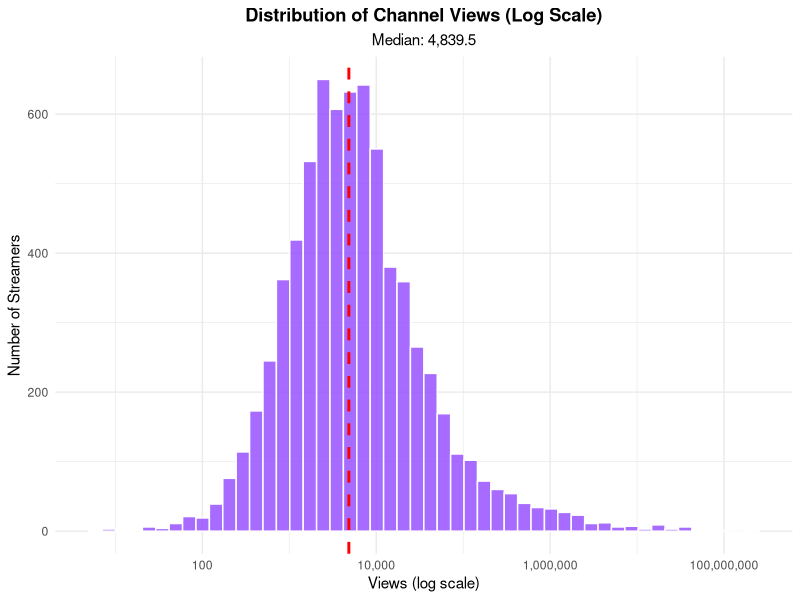
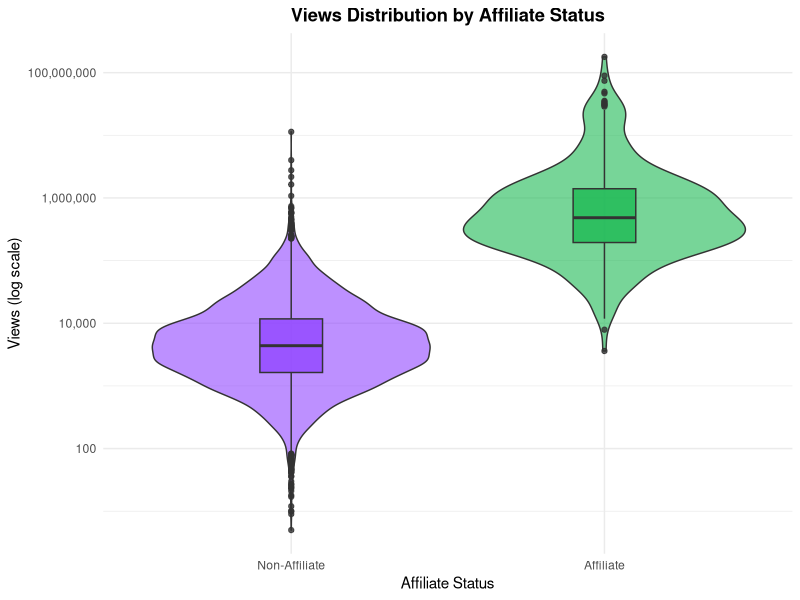
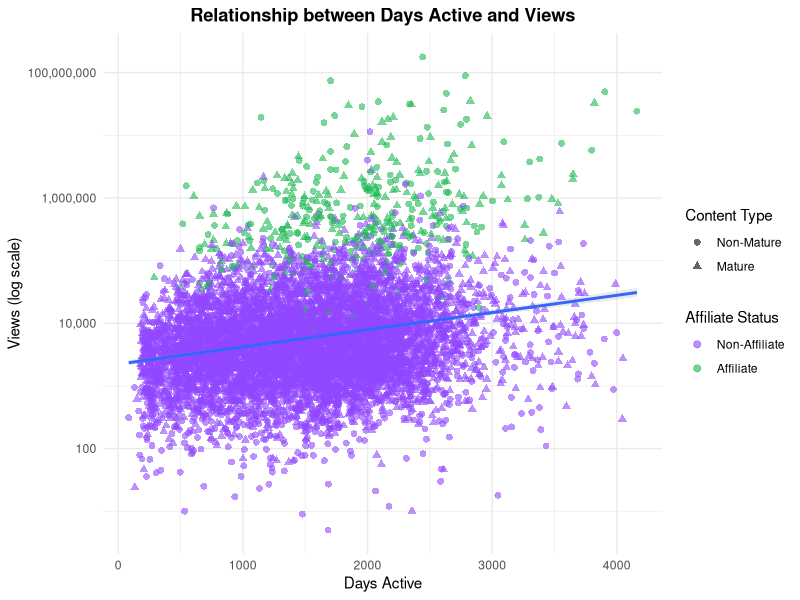

Generate these figures, in order, with R:
## ---- chunk 1
knitr::opts_chunk$set(echo = TRUE, warning = FALSE, message = FALSE)
## ---- chunk 2
# Load required libraries
library(tidyverse)
library(ggplot2)
library(scales)
library(knitr)

# Set theme for plots
theme_set(theme_minimal())
## ---- chunk 3
# Read the Twitch nodes data
twitch_nodes <- read_csv("../../../data/twitch/Twitch_nodes.csv")

# Display data structure
cat("Dataset dimensions:", nrow(twitch_nodes), "rows,", ncol(twitch_nodes), "columns\n")
## ---- chunk 4
# Create a summary table of data types
data_summary <- data.frame(
  Variable = names(twitch_nodes),
  Type = sapply(twitch_nodes, class),
  Missing = sapply(twitch_nodes, function(x) sum(is.na(x))),
  Unique = sapply(twitch_nodes, function(x) length(unique(x))),
  stringsAsFactors = FALSE
)

kable(data_summary, caption = "Data Structure Summary")
## ---- chunk 5
# Calculate summary statistics
views_summary <- twitch_nodes %>%
  summarise(
    Min = min(Views),
    Q1 = quantile(Views, 0.25),
    Median = median(Views),
    Mean = mean(Views),
    Q3 = quantile(Views, 0.75),
    Max = max(Views)
  )

kable(views_summary, caption = "Views Summary Statistics", format.args = list(big.mark = ","))

# Create histogram with log scale
p1 <- ggplot(twitch_nodes, aes(x = Views)) +
  geom_histogram(bins = 50, fill = "#9146FF", alpha = 0.8, color = "white") +
  scale_x_log10(labels = comma) +
  geom_vline(aes(xintercept = median(Views)), 
             color = "red", linetype = "dashed", size = 1) +
  labs(title = "Distribution of Channel Views (Log Scale)",
       subtitle = paste("Median:", format(median(twitch_nodes$Views), big.mark = ",")),
       x = "Views (log scale)",
       y = "Number of Streamers") +
  theme(plot.title = element_text(hjust = 0.5, face = "bold"),
        plot.subtitle = element_text(hjust = 0.5))

p1
## ---- chunk 6
# Create summary tables
categorical_summary <- bind_rows(
  twitch_nodes %>%
    count(Mature_content) %>%
    mutate(Variable = "Mature Content",
           Category = as.character(Mature_content),
           Percentage = round(n / sum(n) * 100, 1)),
  
  twitch_nodes %>%
    count(Affiliate) %>%
    mutate(Variable = "Affiliate Status",
           Category = as.character(Affiliate),
           Percentage = round(n / sum(n) * 100, 1))
) %>%
  select(Variable, Category, n, Percentage)

kable(categorical_summary, caption = "Categorical Variables Distribution")
## ---- chunk 7
p2 <- twitch_nodes %>%
  mutate(Affiliate = factor(Affiliate, 
                           levels = c(FALSE, TRUE),
                           labels = c("Non-Affiliate", "Affiliate"))) %>%
  ggplot(aes(x = Affiliate, y = Views, fill = Affiliate)) +
  geom_violin(alpha = 0.6) +
  geom_boxplot(width = 0.2, alpha = 0.8) +
  scale_y_log10(labels = comma) +
  scale_fill_manual(values = c("#9146FF", "#1DB954")) +
  labs(title = "Views Distribution by Affiliate Status",
       x = "Affiliate Status",
       y = "Views (log scale)") +
  theme(legend.position = "none",
        plot.title = element_text(hjust = 0.5, face = "bold"))

p2
## ---- chunk 8
p3 <- ggplot(twitch_nodes, aes(x = Days_active, y = Views)) +
  geom_point(aes(color = Affiliate, shape = Mature_content), 
             alpha = 0.6, size = 2) +
  scale_y_log10(labels = comma) +
  scale_color_manual(values = c("#9146FF", "#1DB954"),
                     labels = c("Non-Affiliate", "Affiliate")) +
  scale_shape_manual(values = c(16, 17),
                     labels = c("Non-Mature", "Mature")) +
  geom_smooth(method = "lm", se = TRUE, alpha = 0.2) +
  labs(title = "Relationship between Days Active and Views",
       x = "Days Active",
       y = "Views (log scale)",
       color = "Affiliate Status",
       shape = "Content Type") +
  theme(plot.title = element_text(hjust = 0.5, face = "bold"))

p3
## ---- chunk 9
# Create detailed cross-tabulation
cross_analysis <- twitch_nodes %>%
  group_by(Mature_content, Affiliate) %>%
  summarise(
    Count = n(),
    Avg_Views = mean(Views),
    Median_Views = median(Views),
    Avg_Days_Active = mean(Days_active),
    .groups = "drop"
  ) %>%
  mutate(
    Avg_Views = round(Avg_Views),
    Avg_Days_Active = round(Avg_Days_Active),
    Mature_content = ifelse(Mature_content, "Mature", "Non-Mature"),
    Affiliate = ifelse(Affiliate, "Affiliate", "Non-Affiliate")
  )

kable(cross_analysis, 
      caption = "Average Metrics by Content Type and Affiliate Status",
      format.args = list(big.mark = ","))
## ---- chunk 10
# Affiliate status comparison
affiliate_test <- t.test(log10(Views + 1) ~ Affiliate, data = twitch_nodes)
cat("T-test: Affiliate vs Non-Affiliate (log-transformed views)\n")
cat("t =", round(affiliate_test$statistic, 4), "\n")
cat("p-value =", format.pval(affiliate_test$p.value), "\n")
cat("Mean difference =", round(diff(affiliate_test$estimate), 4), "log units\n")
## ---- chunk 11
# Identify top 10 channels by views
top_channels <- twitch_nodes %>%
  arrange(desc(Views)) %>%
  slice_head(n = 10) %>%
  mutate(
    Rank = row_number(),
    Views = format(Views, big.mark = ","),
    Content_Type = ifelse(Mature_content, "Mature", "Non-Mature"),
    Status = ifelse(Affiliate, "Affiliate", "Non-Affiliate")
  ) %>%
  select(Rank, Channel_ID, Views, Days_active, Content_Type, Status)

kable(top_channels, caption = "Top 10 Twitch Channels by Views")
## ---- chunk 12
# Calculate key metrics
insights <- list(
  total_streamers = nrow(twitch_nodes),
  avg_views = mean(twitch_nodes$Views),
  median_views = median(twitch_nodes$Views),
  affiliate_rate = mean(twitch_nodes$Affiliate) * 100,
  mature_content_rate = mean(twitch_nodes$Mature_content) * 100,
  views_ratio = mean(twitch_nodes$Views) / median(twitch_nodes$Views)
)
